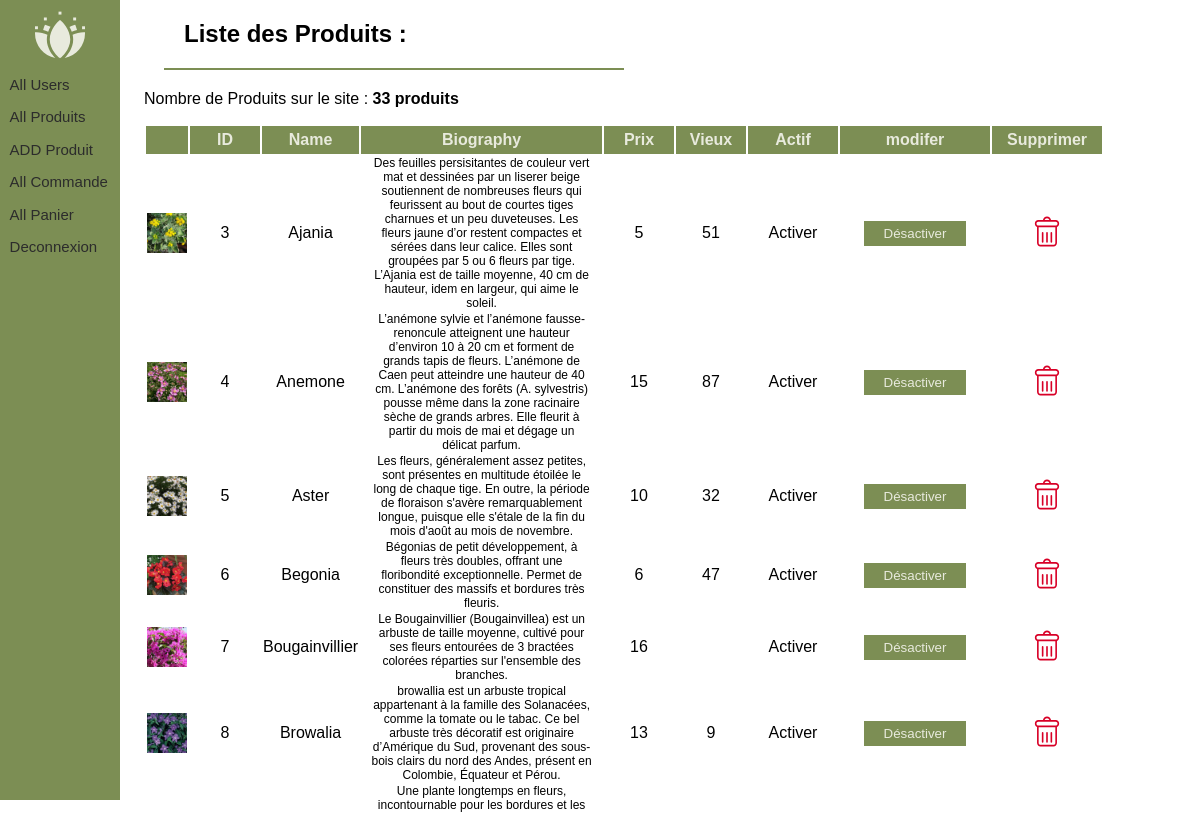
/backOffice79816/ALLProduits (signed in), run on the app's committed database.
### tables this page shows
CREATE TABLE `Produits` (
  `id` int(11) NOT NULL,
  `name` varchar(255) NOT NULL,
  `description` text NOT NULL,
  `prix` float NOT NULL,
  `actif` int(1) DEFAULT NULL,
  `view` varchar(255) NOT NULL DEFAULT '0'
);

### backOffice79816/controller/AllProduits.php (called while the page is built, shortened)
<?php
$objOffice = new office($connect);
$nbProduits = $objOffice->nbProduits();
?>

### backOffice79816/models/connect.class.php (called while the page is built, shortened)
<?php
class connect {
    public function setConnect(PDO $connect)
    {
        $this -> _connect = $connect;
    }
}
?>

### backOffice79816/models/office.class.php (called while the page is built, shortened)
<?php
class office extends connect
{
    function ListeProduits(){
        $req = $this -> _connect -> query("SELECT * FROM Produits");
        $res = $req->fetchAll();
        return $res;
    }
    function nbProduits(){
        $req = $this -> _connect -> query("SELECT * FROM Produits");
        $nb = $req -> rowCount();
        return $nb;
    }
}
?>

### backOffice79816/views/ALLProduits.php (the view, shortened to what this page needs)
<?php
require "controller/AllProduits.php";
?>
<section>
    <div id="Liste_Produits">
        <div class="Title">
            <h2>Liste des Produits : </h2>
            <div class="barre"></div>
        </div>
        <div class="stat">
            <p>Nombre de Produits sur le site : <strong><?php echo $nbProduits ?> produits</strong></p>
        </div>
        <div class="Table">
            <table>
                <tr class="Table_Menu">
                    <td>&nbsp;</td>
                    <td style="width: 60px;">ID</td>
                    <td >Name</td>
                    <td>Biography</td>
                    <td style="width: 60px;">Prix</td>
                    <td style="width: 60px;">Vieux</td>
                    <td style="width: 80px;">Actif</td>
                    <td style="width: 140px;">modifer</td>
                    <td style="width: 100px;">Supprimer</td>
                </tr>
                <?php
                foreach ($objOffice->ListeProduits() as $res){
                    ?>
                    <tr class="Table_Produits">
                        <td><div class="Picture_Produit" style="background-image: url('./../images/images_produits/<?php echo $res['name'] ?>.jpg'); background-size: cover; width: 40px; height: 40px;"></div></td>
                        <td><?php echo $res['id'] ;?></td>
                        <td><?php echo $res['name'] ;?></td>
                        <td class="Produit_Bio"><?php echo $res['description'] ;?></td>
                        <td><?php echo $res['prix'] ;?></td>
                        <td><?php echo $res['view'] ;?></td>
                        <td><?php
                            if($res['actif'] == 1 ){
                                echo "<div id='Actif'><p>Activer</p></div>";
                            }else{
                                echo "<div id='Inactif'><p>Désactiver</p></div>";
                            }
                            ?>
                        </td>
                        <td><?php
                            if($res['actif'] == 1 ){
                                echo "<div class='modifeActif'><form method='post'><input type='hidden' name='idProduits' value='".$res['id']."'/><input type='submit' name='Desactiver' value='Désactiver'/></form></div>";
                            }else{
                                echo "<div class='modifeActif'><form method='post'><input type='hidden' name='idProduits' value='".$res['id']."'/><input type='submit' name='activer' value='Activer'/></form></div>";
                            }
                            ?>
                        </td>
                        <td>
                            <form method="post">
                                <input name="DeleteProduit" type="image" src="./../images/icones/delete-button.svg"
                                       style="width: 30px; height: 35px;">
                            </form>
                        </td>
                    </tr>
                    <?php
                }
                ?>
            </table>
        </div>
    </div>
</section>

### styles/officeStyle.css (style rules this page uses)
html, body { margin: 0; padding: 0; }
.Title { margin: 20px; }
.Title h2 { margin: 20px; font-family: 'Oxygen', sans-serif; }
.barre { width: 50%; height: 2px; background: #7c8e54; margin: 1% 0%; }
.stat p { font-family: 'Oxygen', sans-serif; }
.Table { width: 100%; overflow: auto; height: 690px; }
.Table table { width: 100%; }
.Table_Menu { background: #7c8e54; font-weight: bolder; }
.Table_Menu td { text-align: center; padding: 5px; color: #e8eadd; font-family: 'Oxygen', sans-serif; }
.modifeActif input { background: #7c8e54; border: none; padding: 5px 20px; cursor: pointer; color: #e8eadd; font-family: 'Oxygen', sans-serif; }
#Liste_Produits { float: left; width: 80%; padding-left: 2%; }
.Table_Produits td { text-align: center; font-family: 'Oxygen', sans-serif; }
.Produit_Bio { font-size: 12px; text-align: justify; padding: 0px 10px; }

### data on the page
produits: name (picture), id "3", name "Ajania", description "Des feuilles persisitantes de couleur vert mat et dessinées par un liserer beige soutiennent de nombreuses fleurs qui feurissent au bout de courtes tiges charnues et un peu duveteuses. Les fleurs jaune d’or restent compactes et sérées dans leur calice. Elles sont groupées par 5 ou 6 fleurs par tige. L’Ajania est de taille moyenne, 40 cm de hauteur, idem en largeur, qui aime le soleil.", prix "5", view "51", actif "Activer"
produits: name (picture), id "4", name "Anemone", description "L’anémone sylvie et l’anémone fausse-renoncule atteignent une hauteur d’environ 10 à 20 cm et forment de grands tapis de fleurs. L’anémone de Caen peut atteindre une hauteur de 40 cm. L’anémone des forêts (A. sylvestris) pousse même dans la zone racinaire sèche de grands arbres. Elle fleurit à partir du mois de mai et dégage un délicat parfum.", prix "15", view "87", actif "Activer"
produits: name (picture), id "5", name "Aster", description "Les fleurs, généralement assez petites, sont présentes en multitude étoilée le long de chaque tige. En outre, la période de floraison s'avère remarquablement longue, puisque elle s'étale de la fin du mois d'août au mois de novembre.", prix "10", view "32", actif "Activer"
produits: name (picture), id "6", name "Begonia", description "Bégonias de petit développement, à fleurs très doubles, offrant une floribondité exceptionnelle. Permet de constituer des massifs et bordures très fleuris.", prix "6", view "47", actif "Activer"
produits: name (picture), id "7", name "Bougainvillier", description "Le Bougainvillier (Bougainvillea) est un arbuste de taille moyenne, cultivé pour ses fleurs entourées de 3 bractées colorées réparties sur l'ensemble des branches.", prix "16", actif "Activer"
produits: name (picture), id "8", name "Browalia", description "browallia est un arbuste tropical appartenant à la famille des Solanacées, comme la tomate ou le tabac. Ce bel arbuste très décoratif est originaire d’Amérique du Sud, provenant des sous-bois clairs du nord des Andes, présent en Colombie, Équateur et Pérou.", prix "13", view "9", actif "Activer"
produits: description "Une plante longtemps en fleurs, incontournable pour les bordures et les…"

### other printed values
$nbProduits "33"
